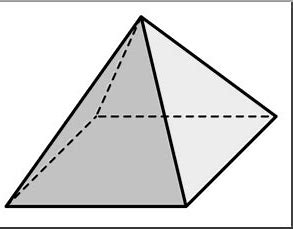
#> input picture pyramid.jpg, 293 x 229 px
$ python Data_Science_lab_1.py
#> lines starting #> are read from the running program, lines starting #| are printed output that depends on the picture
#!/usr/bin/env python
# coding: utf-8

# In[67]:


import numpy as np
import matplotlib.pyplot as plt


import cv2
img = cv2.imread("pyramid.jpg")
#> img is the input picture: shape (229, 293, 3); min 0, max 255, mean 221.6
canny_img = cv2.Canny(img, 255, 0)
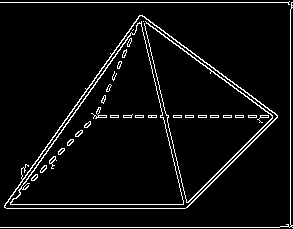
#> canny_img: shape (229, 293); 5.4% white in thin lines or dots
plt.imshow(canny_img)
plt.show()

def create_complex_matrix( length ):
#> called with length = 229
    arr2D = []
    c =complex(0,1)
    for i in range(0,length):
        arr2D.append([])
        for j in range(0,length):
            arr2D[i].append(np.round(np.exp(c*2*3.14*i*j/length)))

    return arr2D

def projection_on_complex(our_data):
    A_u = np.dot(create_complex_matrix(len(our_data)), our_data)

    X = [x.real for x in A_u]
#> X = 229 items
    Y = [x.imag for x in A_u]
#> Y = 229 items
    plt.scatter(X,Y, color='red')
    plt.show()
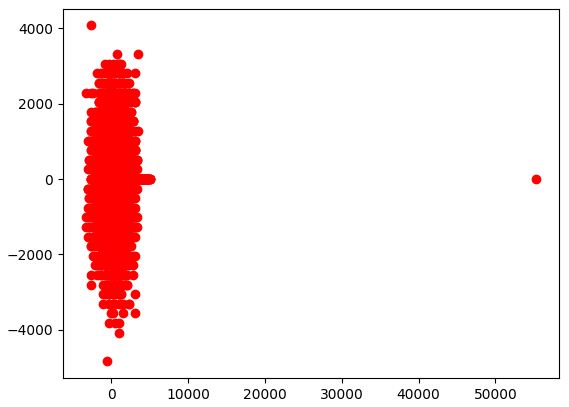
#> figure drawn by matplotlib, 1 panel

    return A_u

def back_to_normal(new_basis_data):
    a_k = np.dot(np.linalg.inv(create_complex_matrix(len(new_basis_data))), new_basis_data)

    return a_k

changed_data = projection_on_complex(canny_img)
normal_data = back_to_normal(changed_data)

plt.imshow(normal_data.real)
plt.show()
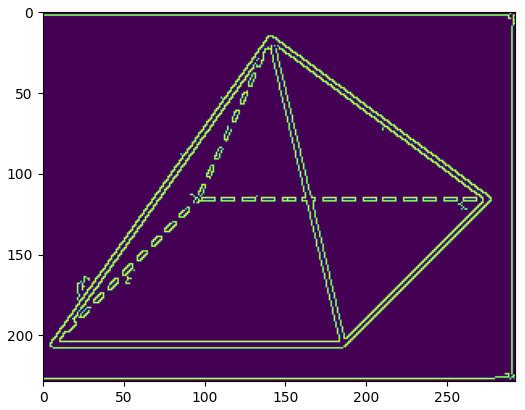
#> figure drawn by matplotlib, 1 panel


# In[ ]:
